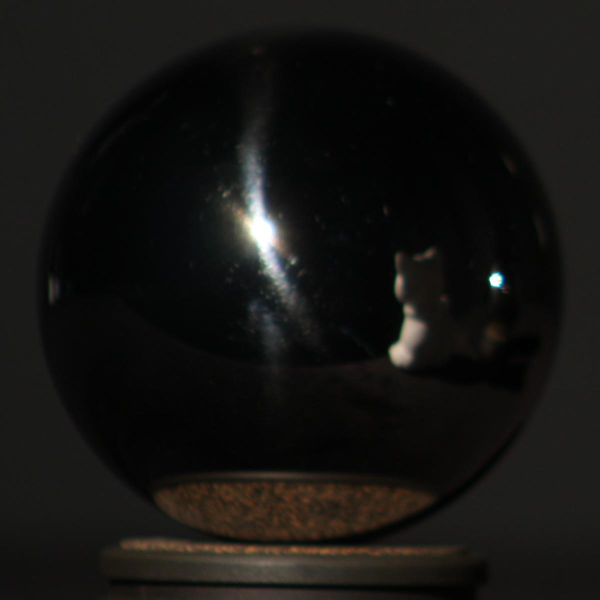
#> input picture data/cat/LightProbe-1/Image_02.JPG, 1200 x 1200 px (shown at 1/2 size); its folder holds 3 pictures in this run
$ python find_light.py
#> lines starting #> are read from the running program, lines starting #| are printed output that depends on the picture; after the words box and inside, x2 and y2 are one past the last pixel; in counts of white or black regions, pixels touching at a corner belong together
import numpy as np
import cv2
import os


# [9 lines left out: function Avg, not called in this run]


def find_light(img):
    gray = cv2.GaussianBlur(img, (9, 9), 2.5)
    gray = cv2.cvtColor(gray, cv2.COLOR_BGR2GRAY)

    (minVal, maxVal, minLoc, maxLoc) = cv2.minMaxLoc(gray)

    broader_radius = 80

    sum_i, sum_j = 0, 0
    include_count = 0
    thresh = 240
    for i in range(maxLoc[1] - broader_radius, maxLoc[1] + broader_radius + 1):
        for j in range(maxLoc[0] - broader_radius,
                       maxLoc[0] + broader_radius + 1):
            if (i < 0 or i > gray.shape[1] or j < 0 or j > gray.shape[0]):
                continue
            if (gray[i, j] > thresh):
                sum_i += i
                sum_j += j
                include_count += 1

    meanLoc = [sum_j // include_count, sum_i // include_count]
    gray = cv2.circle(img=gray,
                      center=maxLoc,
                      radius=broader_radius,
                      color=(0, 0, 255),
                      thickness=2)
    gray = cv2.circle(img=gray,
                      center=meanLoc,
                      radius=4,
                      color=(0, 0, 255),
                      thickness=1)
    # 将img呈现在屏幕上
    # cv2.imshow("image", gray)
    # cv2.waitKey(0)

    return list(meanLoc)


# [45 lines left out: functions light, Avge, DrawCenterRef, not called in this run]


S = ['cat', 'frog', 'scholar']
for stem in S:
    P = []
    dir = './data/' + stem + '/LightProbe-1'
    imgList = os.listdir(dir)
    print(imgList)
    P1 = []
    P2 = []
    Shape1 = None
    Shape2 = None
    for i in range(1, 21):

        path1 = './data/' + stem + '/LightProbe-1/' + imgList[i]
        #print(path1)
        img = cv2.imread(path1)
#> img is the input picture: shape (1200, 1200, 3); mean B, G, R 18.6, 20.6, 21.5
        loc1 = find_light(img)
#> in find_light, `(minVal, maxVal, minLoc, maxLoc) = cv2.minMaxLoc(gray)`: minVal = 1; maxVal = 255; minLoc = (1059, 678); maxLoc = (518, 442)
#> in find_light, `gray = cv2.circle(img=gray, center=maxLoc, radius=broader_radius, colo..`:
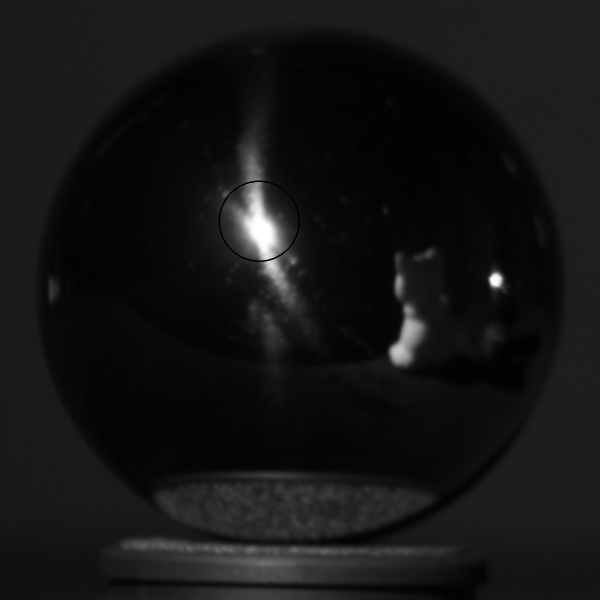
#> gray: shape (1200, 1200) (shown at 1/2 size); min 0, max 255, mean 20.7
#> in find_light, `gray = cv2.circle(img=gray, center=meanLoc, radius=4, color=(0, 0, 255..`: gray: shape (1200, 1200); under 0.01% of pixels changed, all inside (x1, y1, x2, y2) = (518, 459, 527, 468)
#> loc1 = [522, 463]
        Shape1 = (img.shape[0], img.shape[1])
#> Shape1 = (1200, 1200)

        path2 = './data/' + stem + '/LightProbe-2/' + imgList[i]
        img = cv2.imread(path2)
        loc2 = find_light(img)
#> loc2 = [522, 463]
        Shape2 = (img.shape[0], img.shape[1])
#> Shape2 = (1200, 1200)

        P1.append(loc1)
        P2.append(loc2)

        loc = [int(loc1[0] / 2 + loc2[0] / 2), int(loc1[1] / 2 + loc2[1] / 2)]
#> loc = [522, 463]
#> (the run stopped early here; a loop or call above may not have finished)
